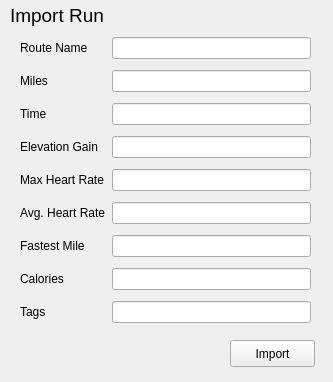
<?xml version="1.0" encoding="UTF-8"?>
<ui version="4.0">
 <class>ImportWindow</class>
 <widget class="QWidget" name="ImportWindow">
  <property name="geometry">
   <rect>
    <x>0</x>
    <y>0</y>
    <width>333</width>
    <height>382</height>
   </rect>
  </property>
  <property name="windowTitle">
   <string>Form</string>
  </property>
  <widget class="QLabel" name="label">
   <property name="geometry">
    <rect>
     <x>10</x>
     <y>0</y>
     <width>111</width>
     <height>31</height>
    </rect>
   </property>
   <property name="font">
    <font>
     <pointsize>14</pointsize>
    </font>
   </property>
   <property name="text">
    <string>Import Run</string>
   </property>
  </widget>
  <widget class="QWidget" name="gridLayoutWidget">
   <property name="geometry">
    <rect>
     <x>20</x>
     <y>32</y>
     <width>291</width>
     <height>301</height>
    </rect>
   </property>
   <layout class="QGridLayout" name="gridLayout">
    <item row="1" column="0">
     <widget class="QLabel" name="label_3">
      <property name="text">
       <string>Miles</string>
      </property>
     </widget>
    </item>
    <item row="0" column="0">
     <widget class="QLabel" name="label_2">
      <property name="text">
       <string>Route Name</string>
      </property>
     </widget>
    </item>
    <item row="3" column="0">
     <widget class="QLabel" name="label_5">
      <property name="text">
       <string>Elevation Gain</string>
      </property>
     </widget>
    </item>
    <item row="4" column="0">
     <widget class="QLabel" name="label_6">
      <property name="text">
       <string>Max Heart Rate</string>
      </property>
     </widget>
    </item>
    <item row="2" column="0">
     <widget class="QLabel" name="label_4">
      <property name="text">
       <string>Time</string>
      </property>
     </widget>
    </item>
    <item row="5" column="0">
     <widget class="QLabel" name="label_7">
      <property name="text">
       <string>Avg. Heart Rate</string>
      </property>
     </widget>
    </item>
    <item row="6" column="0">
     <widget class="QLabel" name="label_8">
      <property name="text">
       <string>Fastest Mile</string>
      </property>
     </widget>
    </item>
    <item row="7" column="0">
     <widget class="QLabel" name="label_9">
      <property name="text">
       <string>Calories</string>
      </property>
     </widget>
    </item>
    <item row="8" column="0">
     <widget class="QLabel" name="label_10">
      <property name="text">
       <string>Tags</string>
      </property>
     </widget>
    </item>
    <item row="8" column="1">
     <widget class="QLineEdit" name="lineEdit_Tags"/>
    </item>
    <item row="7" column="1">
     <widget class="QLineEdit" name="lineEdit_Cals"/>
    </item>
    <item row="6" column="1">
     <widget class="QLineEdit" name="lineEdit_Fastest"/>
    </item>
    <item row="5" column="1">
     <widget class="QLineEdit" name="lineEdit_AVR"/>
    </item>
    <item row="4" column="1">
     <widget class="QLineEdit" name="lineEdit_MHR"/>
    </item>
    <item row="3" column="1">
     <widget class="QLineEdit" name="lineEdit_EGain"/>
    </item>
    <item row="2" column="1">
     <widget class="QLineEdit" name="lineEdit_Time"/>
    </item>
    <item row="1" column="1">
     <widget class="QLineEdit" name="lineEdit_Miles"/>
    </item>
    <item row="0" column="1">
     <widget class="QLineEdit" name="lineEdit_Route"/>
    </item>
   </layout>
  </widget>
  <widget class="QPushButton" name="pushButton_Import">
   <property name="geometry">
    <rect>
     <x>230</x>
     <y>340</y>
     <width>85</width>
     <height>27</height>
    </rect>
   </property>
   <property name="text">
    <string>Import</string>
   </property>
  </widget>
 </widget>
 <resources/>
 <connections/>
</ui>
